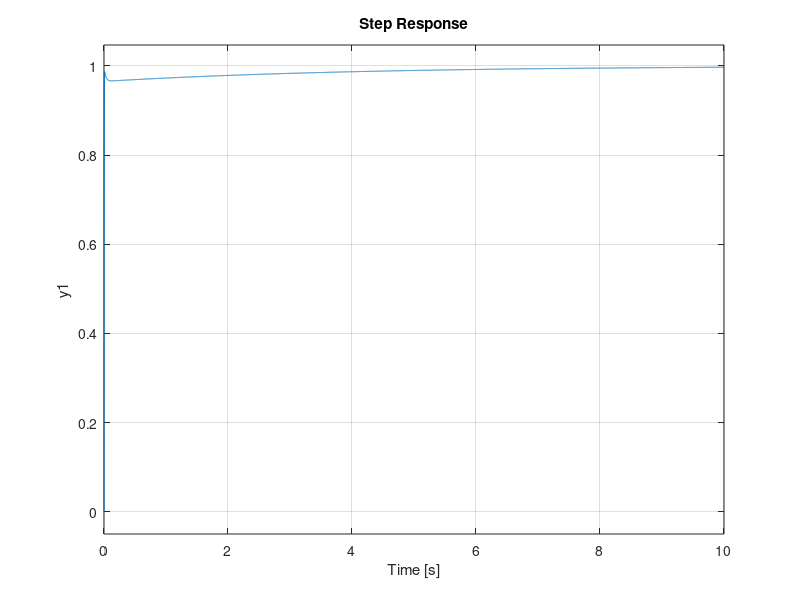

Here is the MATLAB script that generated this plot: (Note: this script raises an error after producing the figure.)
clear
close all
clc

Kp = 40; % HOW TO CONVERT THIS TO GAINS FOR ACTUAL CONTROLLER?
Ki = 10;
Kd = 1;

zeta = 0.7;
w_n = 30;
G = tf(624, [1, 2*zeta*w_n, w_n^2]);

C = pid(Kp, Ki, Kd);

L = G*C;

F = feedback(L, 1);

t = 0:0.001:10; % time in seconds
u = [zeros(1, 1000), 3*ones(1, 2000), zeros(1, 1000), -3*ones(1,2000), zeros(1,4001)]; % velocity set-point in pixels/cycle ~ pixels/ms

step(F, t)

y = lsim(F, u, t);
e = u - (y.');
vref = lsim(C, e, t);

figure
hold on
plot(y, t);
plot(vref, t);
